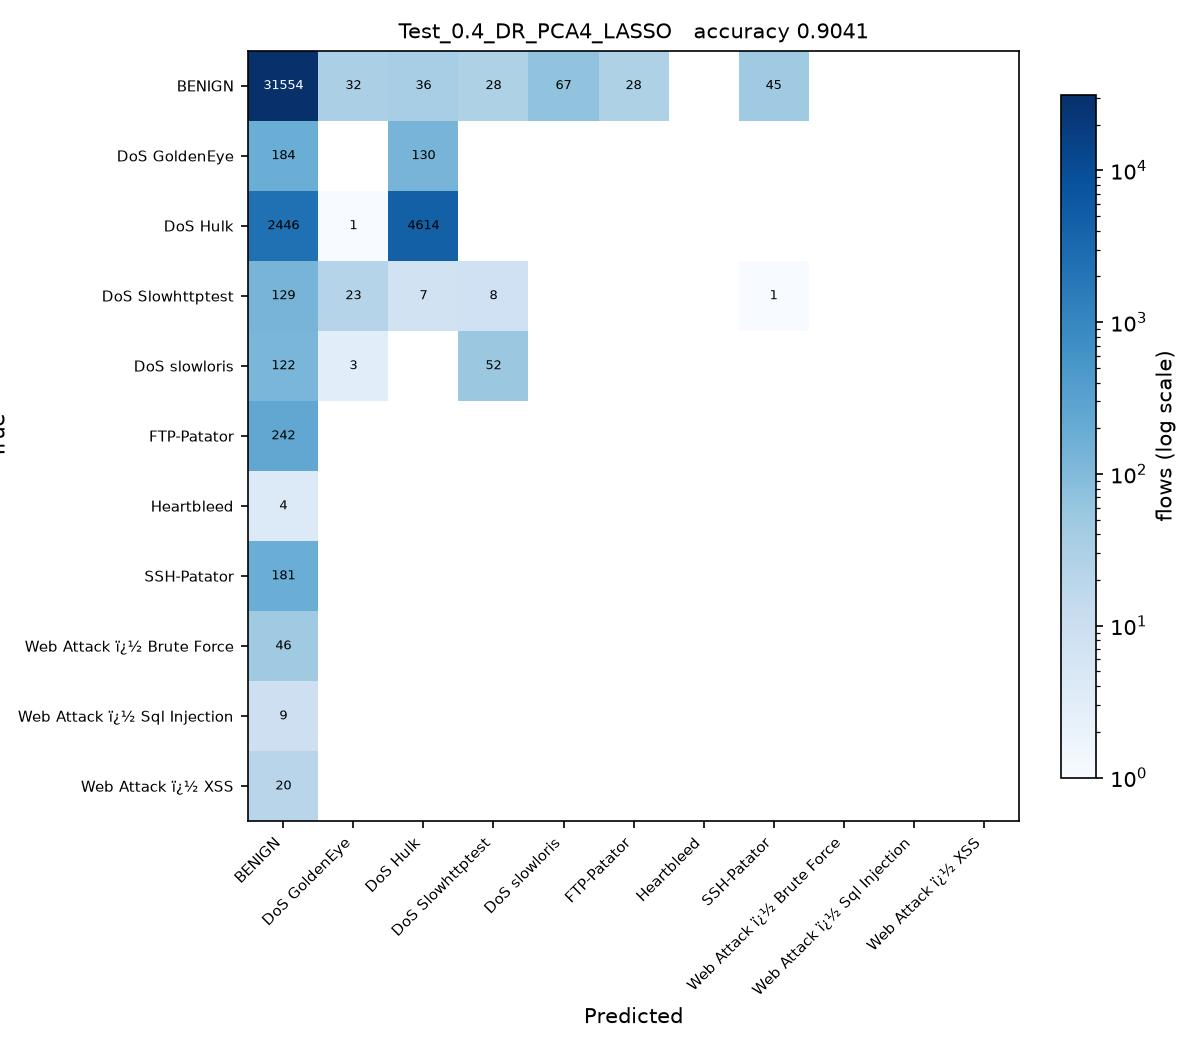

The Python source for this figure:
# Test_0.4_DR_PCA4_LASSO.py
#
# Test size 0.4  |  PCA, 4 components  |  Lasso Regression -> SGDClassifier(penalty='l1') (sheet #4)
#
# This is SGDC_60_40.py with the changes marked CHANGE below and nothing else.
#
# Sheet entry 4 is Lasso(alpha=0.1), a regressor. Its defining feature is the
# L1 penalty, which SGDClassifier(penalty='l1') applies to a classifier.
# alpha is left at the SGDClassifier default: the sheet's 0.1 is scaled to
# Lasso's own loss and means something different here.

import os
from pathlib import Path

# CHANGE 1: run from the project folder, so the CSV names below resolve, and
# read them as latin-1. The Web Attack labels contain byte 0x96, which the
# default utf-8 decoder rejects with UnicodeDecodeError.
os.chdir(Path(__file__).resolve().parent.parent)
import numpy as np
import pandas as pd

df1 = pd.read_csv(r'C:\Users\Karthika\OneDrive\Desktop\ACN_PCA_75_Runs\Scripts\Tuesday-WorkingHours.pcap_ISCX (1).csv', low_memory=True, encoding='latin-1')
df2 = pd.read_csv(r'C:\Users\Karthika\OneDrive\Desktop\ACN_PCA_75_Runs\Scripts\Wednesday-workingHours.pcap_ISCX.csv', low_memory=True, encoding='latin-1')
df3 = pd.read_csv(r'C:\Users\Karthika\OneDrive\Desktop\ACN_PCA_75_Runs\Scripts\Thursday-WorkingHours-Morning-WebAttacks.pcap_ISCX.csv', low_memory=True, encoding='latin-1')

dataset = pd.concat([df1, df2, df3], ignore_index=True)

dataset.columns = dataset.columns.str.strip()

# CHANGE 2: a stratified sample of 100000 flows, the same for every run.
# The full three captures hold about 1.3 million flows, which makes 75 runs
# impractical. At least 50 flows of every class are kept.
label = dataset.columns[-1]
dataset = pd.concat(
    [g.sample(n=min(len(g), max(50, round(100000 * len(g) / len(dataset)))), random_state=0)
     for _, g in dataset.groupby(label)],
    ignore_index=True
)

X = dataset.iloc[:, :-1]
y = dataset.iloc[:, -1]

X = X.apply(pd.to_numeric, errors='coerce')

X.replace([np.inf, -np.inf], np.nan, inplace=True)

from sklearn.impute import SimpleImputer

imputer = SimpleImputer(missing_values=np.nan, strategy='mean')
X = imputer.fit_transform(X)

from sklearn.preprocessing import LabelEncoder

labelencoder_y = LabelEncoder()
y = labelencoder_y.fit_transform(y)

from sklearn.model_selection import train_test_split

X_train, X_test, y_train, y_test = train_test_split(
    X,
    y,
    test_size=0.4,   # CHANGE 3: test size
    random_state=0,
    stratify=y
)

# CHANGE 4: PCA, from PCA_LDA_KErnel_PCA_CODE.pdf (fitted on training data only).
# PCA follows the directions of largest variance, so the features have to be on
# a common scale first, otherwise the components just track whichever column has
# the biggest units. The scaler is fitted on the training split only.
from sklearn.preprocessing import StandardScaler
from sklearn.decomposition import PCA

scaler = StandardScaler()
X_train = scaler.fit_transform(X_train)
X_test = scaler.transform(X_test)

pca = PCA(n_components=4)
X_train = pca.fit_transform(X_train)          # no labels: PCA is unsupervised
X_test = pca.transform(X_test)
print("\nVariance explained by 4 components : {:.4f}".format(pca.explained_variance_ratio_.sum()))

# CHANGE 5: Lasso Regression -> SGDClassifier(penalty='l1') (sheet #4) in place of SGDClassifier
from sklearn.linear_model import SGDClassifier

classifier = SGDClassifier(
    loss='hinge',
    penalty='l1',
    alpha=0.0001,
    max_iter=1000,
    tol=1e-3,
    random_state=0
)

classifier.fit(X_train, y_train)

y_pred = classifier.predict(X_test) 

from sklearn.metrics import confusion_matrix
from sklearn.metrics import accuracy_score
from sklearn.metrics import precision_score
from sklearn.metrics import recall_score
from sklearn.metrics import f1_score
from sklearn.metrics import classification_report

cm = confusion_matrix(y_test, y_pred)

print("Confusion Matrix:\n")
print(cm)

print("\nAccuracy : {:.4f}".format(accuracy_score(y_test, y_pred)))
print("\nPrecision : {:.4f}".format(precision_score(y_test, y_pred, average='weighted')))
print("\nRecall : {:.4f}".format(recall_score(y_test, y_pred, average='weighted')))
print("\nF1 Score : {:.4f}".format(f1_score(y_test, y_pred, average='weighted')))

print("\nClassification Report:\n")
print(classification_report(y_test, y_pred))
# CHANGE 6: save the confusion matrix as Test_0.4_DR_PCA4_LASSO.jpg and record the result
import matplotlib
matplotlib.use('Agg')
import matplotlib.pyplot as plt
from matplotlib.colors import LogNorm

here = Path(__file__).resolve().parent
names = [str(c) for c in labelencoder_y.classes_]
fig, ax = plt.subplots(figsize=(8, 7))
im = ax.imshow(cm, cmap='Blues', norm=LogNorm(vmin=1))
ax.set_xticks(range(len(names)), names, rotation=45, ha='right', fontsize=7)
ax.set_yticks(range(len(names)), names, fontsize=7)
ax.set_xlabel('Predicted')
ax.set_ylabel('True')
ax.set_title('Test_0.4_DR_PCA4_LASSO   accuracy {:.4f}'.format(accuracy_score(y_test, y_pred)), fontsize=10)
for i in range(cm.shape[0]):
    for j in range(cm.shape[1]):
        if cm[i, j]:
            ax.text(j, i, cm[i, j], ha='center', va='center', fontsize=6,
                    color='white' if cm[i, j] > cm.max() / 3 else 'black')
fig.colorbar(im, ax=ax, fraction=0.04, label='flows (log scale)')
fig.tight_layout()
fig.savefig(here / 'Test_0.4_DR_PCA4_LASSO.jpg', dpi=150)
plt.close(fig)

row = pd.DataFrame([{
    'Test': 0.4, 'DR': 'PCA4', 'Clas': 'LASSO',
    'Acc': round(accuracy_score(y_test, y_pred), 4),
    'Pre': round(precision_score(y_test, y_pred, average='weighted', zero_division=0), 4),
    'Rec': round(recall_score(y_test, y_pred, average='weighted', zero_division=0), 4),
    'F1': round(f1_score(y_test, y_pred, average='weighted', zero_division=0), 4),
    'script': 'Test_0.4_DR_PCA4_LASSO',
}])
out = here.parent / 'results' / '75_runs.csv'
out.parent.mkdir(exist_ok=True)
if out.exists():
    old = pd.read_csv(out)
    row = pd.concat([old[old['script'] != 'Test_0.4_DR_PCA4_LASSO'], row], ignore_index=True)
row.to_csv(out, index=False)
